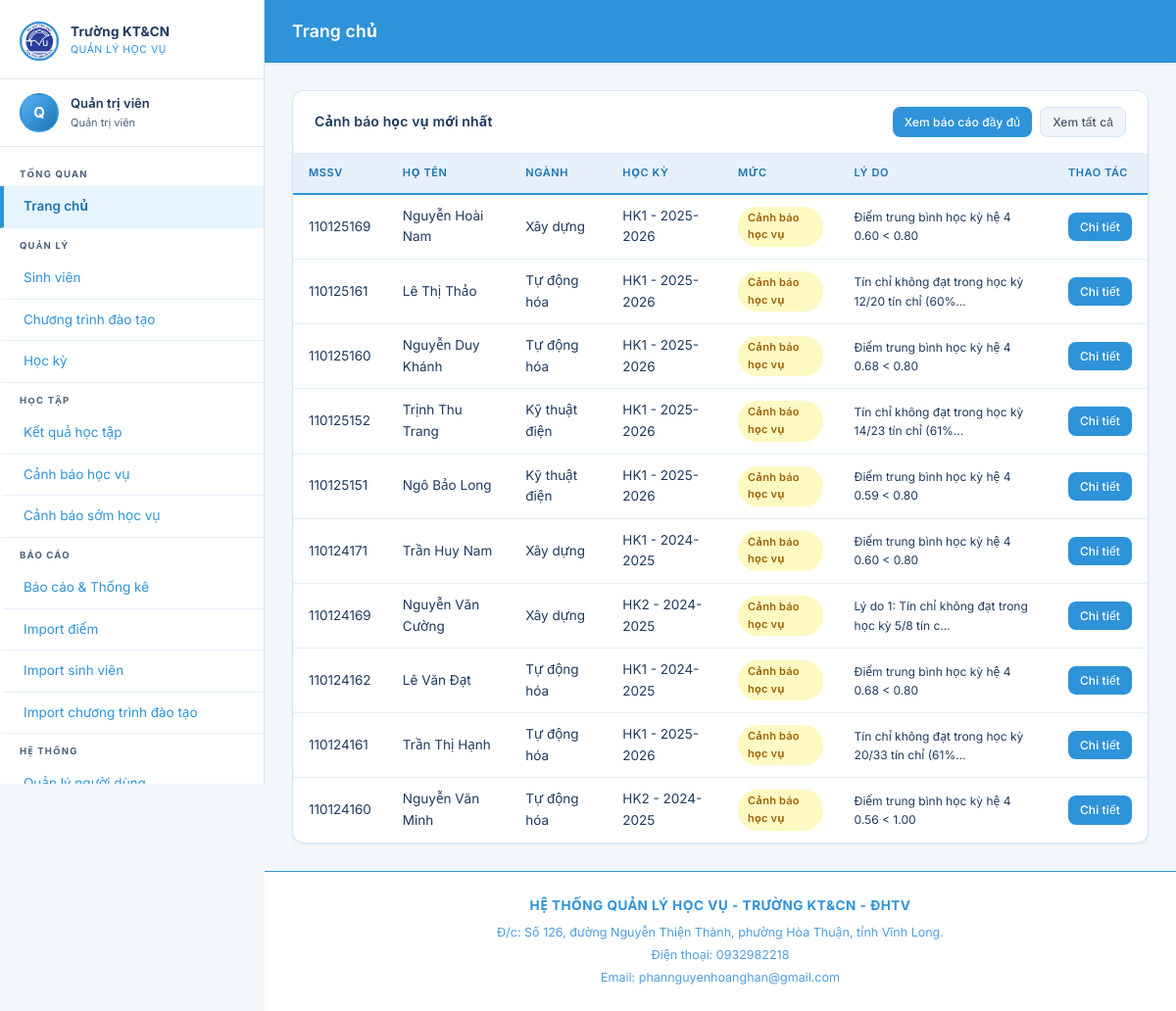
The page /dashboard/ (signed in) on the database as committed earlier.
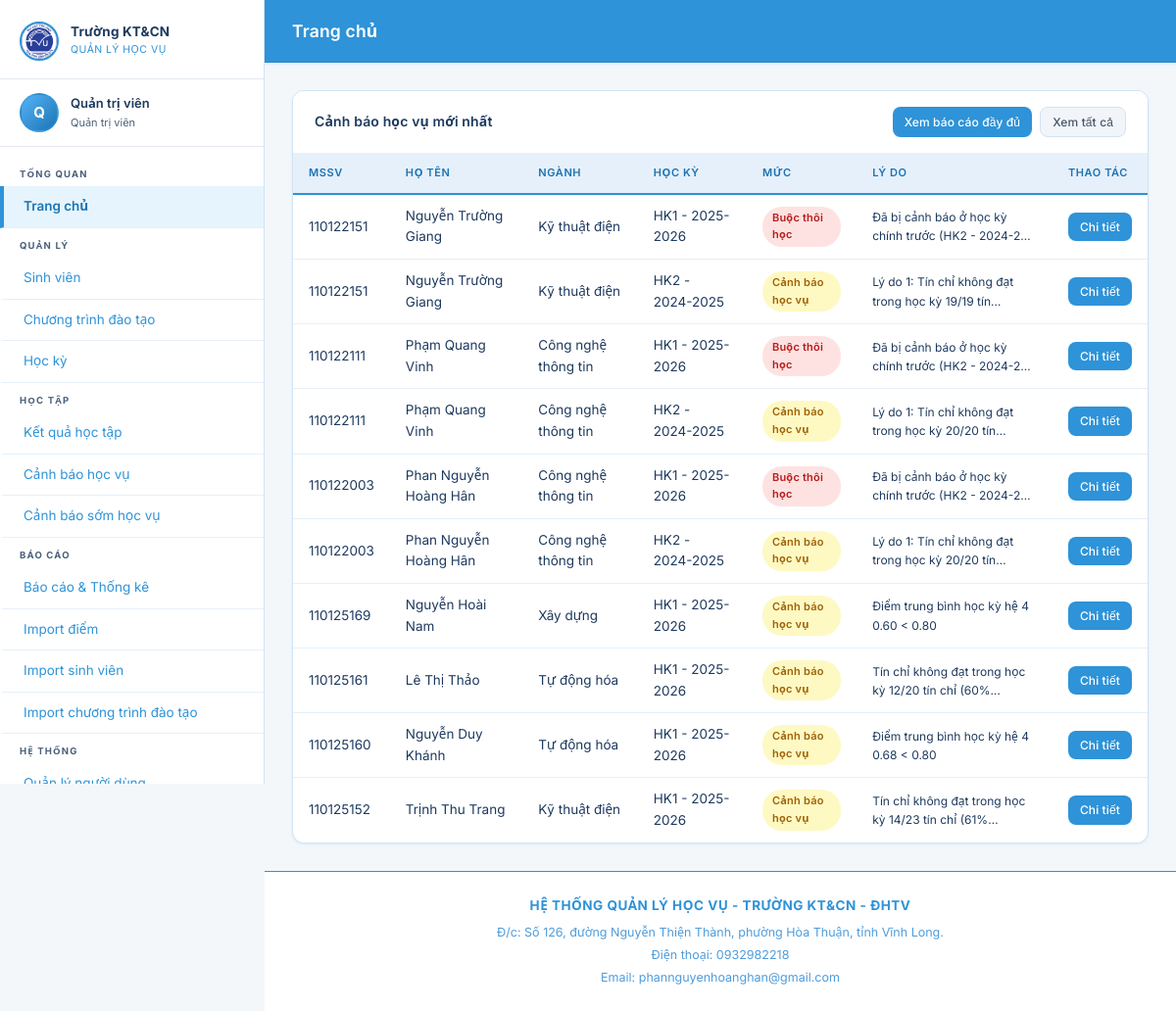
The same page on the database as committed later.
### academic_warnings/models.py (models this page shows, shortened)
class CanhBaoHocVu(models.Model):
    MUC_CHOICES = [
        ('canh_bao', 'Cảnh báo học vụ'),
        ('buoc_thoi_hoc', 'Buộc thôi học'),
    ]
    TRANG_THAI_CHOICES = [
        ('chua_xu_ly', 'Chưa thông báo'),
        ('da_xu_ly', 'Đã thông báo'),
    ]
    sinh_vien = models.ForeignKey(SinhVien, on_delete=models.CASCADE,
                                   related_name='canh_bao', verbose_name='Sinh viên')
    hoc_ky = models.ForeignKey(HocKy, on_delete=models.CASCADE,
                                related_name='canh_bao', verbose_name='Học kỳ')
    muc_canh_bao = models.CharField(max_length=20, choices=MUC_CHOICES, verbose_name='Mức cảnh báo')
    ly_do = models.TextField(verbose_name='Lý do cảnh báo')
    so_lan_canh_bao = models.PositiveSmallIntegerField(default=1, verbose_name='Lần cảnh báo thứ')
    ngay_tao = models.DateTimeField(auto_now_add=True, verbose_name='Ngày tạo')
    trang_thai = models.CharField(max_length=20, choices=TRANG_THAI_CHOICES,
                                   default='chua_xu_ly', verbose_name='Trạng thái')
    ghi_chu = models.TextField(blank=True, verbose_name='Ghi chú xử lý')
    da_an = models.BooleanField(default=False, verbose_name='Đã ẩn khỏi danh sách')
    nguoi_dung_an = models.ManyToManyField(
        settings.AUTH_USER_MODEL,
        blank=True,
        db_table='canhbaohocvu_nguoi_dung_an',
        related_name='canh_bao_da_an',
        verbose_name='Người dùng đã ẩn'
    )
    class Meta:
        db_table = 'canhbaohocvu'
        verbose_name = 'Cảnh báo học vụ'
        verbose_name_plural = 'Cảnh báo học vụ'
        unique_together = ['sinh_vien', 'hoc_ky']
        ordering = ['trang_thai', '-ngay_tao']
    @property
    def mau_canh_bao(self):
        return {'canh_bao': 'warning', 'buoc_thoi_hoc': 'danger'}.get(self.muc_canh_bao, 'secondary')

### students/models.py (models this page shows, shortened)
class SinhVien(models.Model):
    TRANG_THAI_CHOICES = [
        ('dang_hoc', 'Đang học'),
        ('canh_bao', 'Cảnh báo học vụ'),
        ('dinh_chi', 'Đình chỉ'),
        ('tot_nghiep', 'Tốt nghiệp'),
        ('thoi_hoc', 'Thôi học'),
    ]
    user = models.OneToOneField(CustomUser, on_delete=models.SET_NULL, null=True, blank=True,
                                 related_name='sinh_vien', verbose_name='Tài khoản')
    mssv = models.CharField(max_length=20, unique=True, verbose_name='Mã số sinh viên')
    ho_ten = models.CharField(max_length=200, verbose_name='Họ và tên')
    ngay_sinh = models.DateField(null=True, blank=True, verbose_name='Ngày sinh')
    gioi_tinh = models.CharField(max_length=5, choices=[('Nam', 'Nam'), ('Nu', 'Nữ')], blank=True)
    email = models.EmailField(blank=True, verbose_name='Email')
    so_dien_thoai = models.CharField(max_length=15, blank=True, verbose_name='Số điện thoại')
    nganh = models.ForeignKey(Nganh, on_delete=models.SET_NULL, null=True, verbose_name='Ngành')
    khoa = models.CharField(max_length=10, verbose_name='Khóa học', help_text='VD: K2021')
    lop = models.ForeignKey('Lop', on_delete=models.SET_NULL, null=True, blank=True,
                             related_name='sinh_viens', verbose_name='Lớp')
    covan = models.ForeignKey(CustomUser, on_delete=models.SET_NULL, null=True, blank=True,
                               related_name='sinh_vien_phu_trach', verbose_name='Cố vấn học tập',
                               limit_choices_to={'role': 'covan'})
    trang_thai = models.CharField(max_length=20, choices=TRANG_THAI_CHOICES, default='dang_hoc',
                                   verbose_name='Trạng thái')
    ngay_nhap_hoc = models.DateField(null=True, blank=True, verbose_name='Ngày nhập học')
    class Meta:
        db_table = 'sinhvien'
        verbose_name = 'Sinh viên'
        verbose_name_plural = 'Sinh viên'
        ordering = ['mssv']

class Nganh(models.Model):
    ma_nganh = models.CharField(max_length=20, unique=True, verbose_name='Mã ngành')
    ten_nganh = models.CharField(max_length=200, verbose_name='Tên ngành')
    khoa = models.CharField(max_length=200, default='Khoa Công nghệ thông tin', verbose_name='Khoa')
    class Meta:
        db_table = 'nganh'
        verbose_name = 'Ngành học'
        verbose_name_plural = 'Ngành học'

class HocKy(models.Model):
    KY_CHOICES = [('1', 'Học kỳ 1'), ('2', 'Học kỳ 2'), ('3', 'Học kỳ hè')]
    ky = models.CharField(max_length=2, choices=KY_CHOICES, verbose_name='Kỳ học')
    nam_hoc = models.CharField(max_length=10, verbose_name='Năm học', help_text='VD: 2023-2024')
    ngay_bat_dau = models.DateField(null=True, blank=True, verbose_name='Ngày bắt đầu')
    ngay_ket_thuc = models.DateField(null=True, blank=True, verbose_name='Ngày kết thúc')
    la_hien_tai = models.BooleanField(default=False, verbose_name='Học kỳ hiện tại')
    class Meta:
        db_table = 'hocky'
        verbose_name = 'Học kỳ'
        verbose_name_plural = 'Học kỳ'
        unique_together = ['ky', 'nam_hoc']
        ordering = ['-nam_hoc', '-ky']
    def __str__(self):
        return f"HK{self.ky} - {self.nam_hoc}"

### dashboard/views.py (the view)
# urls.py: path('', lambda request: redirect('dashboard:index'), name='home'),
@login_required
def index(request):
    role = request.user.role
    if role == 'sinhvien':
        return dashboard_sinhvien(request)
    elif role == 'covan':
        return dashboard_covan(request)
    elif role in ('giaovu', 'admin'):
        return dashboard_giaovu(request)
    return render(request, 'dashboard/index.html')

### accounts/models.py (called while the page is built)
    @property
    def is_admin(self):
        return self.role == 'admin'

    @property
    def is_giaovu(self):
        return self.role == 'giaovu'

    @property
    def is_sinhvien(self):
        return self.role == 'sinhvien'

### results/utils.py (called while the page is built)
def get_phan_phoi_diem(sinh_vien=None, hoc_ky=None):
    from results.models import KetQuaHocTap
    qs = KetQuaHocTap.objects.filter(diem_tk__isnull=False)
    if sinh_vien:
        qs = qs.filter(sinh_vien=sinh_vien)
    if hoc_ky:
        qs = qs.filter(hoc_ky=hoc_ky)
    phan_phoi = {'A': 0, 'B+': 0, 'B': 0, 'C+': 0, 'C': 0, 'D+': 0, 'D': 0, 'F': 0}
    for kq in qs:
        chu = diem_chu(kq.diem_tk)
        if chu in phan_phoi:
            phan_phoi[chu] += 1
    return phan_phoi

### templates/dashboard/dashboard_giaovu.html (shortened to what this page needs)
{% extends 'base.html' %}
{% block page_title %}Trang chủ{% endblock %}
{% block content %}
<div class="card">
    <div class="card-header">
        <span class="card-title">Cảnh báo học vụ mới nhất</span>
        <div class="d-flex gap-2">
            <a href="{% url 'dashboard:bao_cao' %}" class="btn btn-sm btn-primary">Xem báo cáo đầy đủ</a>
            <a href="{% url 'academic_warnings:canhbao_list' %}" class="btn btn-sm btn-secondary">Xem tất cả</a>
        </div>
    </div>
    <div class="card-body" style="padding:0">
        <table class="data-table">
            <thead><tr><th>MSSV</th><th>Họ tên</th><th>Ngành</th><th>Học kỳ</th><th>Mức</th><th>Lý do</th><th>Thao tác</th></tr></thead>
            <tbody>
            {% for cb in canh_baos_moi %}
            <tr>
                <td>{{ cb.sinh_vien.mssv }}</td>
                <td>{{ cb.sinh_vien.ho_ten }}</td>
                <td>{{ cb.sinh_vien.nganh.ten_nganh|default:'-' }}</td>
                <td>{{ cb.hoc_ky }}</td>
                <td><span class="badge badge-{{ cb.mau_canh_bao }}">{{ cb.get_muc_canh_bao_display }}</span></td>
                <td style="font-size:12px">{{ cb.ly_do|truncatechars:50 }}</td>
                <td><a href="{% url 'academic_warnings:canhbao_detail' cb.pk %}" class="btn btn-sm btn-primary">Chi tiết</a></td>
            </tr>
            {% empty %}
            <tr><td colspan="7" style="text-align:center;color:#94a3b8;padding:24px">Không có cảnh báo mới</td></tr>
            {% endfor %}
            </tbody>
        </table>
    </div>
</div>
{% endblock %}

Rows that differ between the two databases and show on the page:
no longer on this page (row unchanged): CanhBaoHocVu: sinh_vien.mssv "110125151", sinh_vien.ho_ten "Ngô Bảo Long", sinh_vien.nganh.ten_nganh "Kỹ thuật điện", hoc_ky "HK1 - 2025-2026", muc_canh_bao "Cảnh báo học vụ", ly_do "Điểm trung bình học kỳ hệ 4 0.59 < 0.80"
no longer on this page (row unchanged): CanhBaoHocVu: sinh_vien.mssv "110124171", sinh_vien.ho_ten "Trần Huy Nam", sinh_vien.nganh.ten_nganh "Xây dựng", hoc_ky "HK1 - 2024-2025", muc_canh_bao "Cảnh báo học vụ", ly_do "Điểm trung bình học kỳ hệ 4 0.60 < 0.80"
no longer on this page (row unchanged): CanhBaoHocVu: sinh_vien.mssv "110124169", sinh_vien.ho_ten "Nguyễn Văn Cường", sinh_vien.nganh.ten_nganh "Xây dựng", hoc_ky "HK2 - 2024-2025", muc_canh_bao "Cảnh báo học vụ", ly_do "Lý do 1: Tín chỉ không đạt trong học kỳ 5/8 tín c…"
no longer on this page (row unchanged): CanhBaoHocVu: sinh_vien.mssv "110124162", sinh_vien.ho_ten "Lê Văn Đạt", sinh_vien.nganh.ten_nganh "Tự động hóa", hoc_ky "HK1 - 2024-2025", muc_canh_bao "Cảnh báo học vụ", ly_do "Điểm trung bình học kỳ hệ 4 0.68 < 0.80"
no longer on this page (row unchanged): CanhBaoHocVu: sinh_vien.mssv "110124161", sinh_vien.ho_ten "Trần Thị Hạnh", sinh_vien.nganh.ten_nganh "Tự động hóa", hoc_ky "HK1 - 2025-2026", muc_canh_bao "Cảnh báo học vụ", ly_do "Tín chỉ không đạt trong học kỳ 20/33 tín chỉ (61%…"
no longer on this page (row unchanged): CanhBaoHocVu: sinh_vien.mssv "110124160", sinh_vien.ho_ten "Nguyễn Văn Minh", sinh_vien.nganh.ten_nganh "Tự động hóa", hoc_ky "HK2 - 2024-2025", muc_canh_bao "Cảnh báo học vụ", ly_do "Điểm trung bình học kỳ hệ 4 0.56 < 1.00"
added CanhBaoHocVu: sinh_vien.mssv "110122151", sinh_vien.ho_ten "Nguyễn Trường Giang", sinh_vien.nganh.ten_nganh "Kỹ thuật điện", hoc_ky "HK1 - 2025-2026", muc_canh_bao "Buộc thôi học", ly_do "Đã bị cảnh báo ở học kỳ chính trước (HK2 - 2024-2…"
added CanhBaoHocVu: sinh_vien.mssv "110122151", sinh_vien.ho_ten "Nguyễn Trường Giang", sinh_vien.nganh.ten_nganh "Kỹ thuật điện", hoc_ky "HK2 - 2024-2025", muc_canh_bao "Cảnh báo học vụ", ly_do "Lý do 1: Tín chỉ không đạt trong học kỳ 19/19 tín…"
added CanhBaoHocVu: sinh_vien.mssv "110122111", sinh_vien.ho_ten "Phạm Quang Vinh", sinh_vien.nganh.ten_nganh "Công nghệ thông tin", hoc_ky "HK1 - 2025-2026", muc_canh_bao "Buộc thôi học", ly_do "Đã bị cảnh báo ở học kỳ chính trước (HK2 - 2024-2…"
added CanhBaoHocVu: sinh_vien.mssv "110122111", sinh_vien.ho_ten "Phạm Quang Vinh", sinh_vien.nganh.ten_nganh "Công nghệ thông tin", hoc_ky "HK2 - 2024-2025", muc_canh_bao "Cảnh báo học vụ", ly_do "Lý do 1: Tín chỉ không đạt trong học kỳ 20/20 tín…"
added CanhBaoHocVu: sinh_vien.mssv "110122003", sinh_vien.ho_ten "Phan Nguyễn Hoàng Hân", sinh_vien.nganh.ten_nganh "Công nghệ thông tin", hoc_ky "HK1 - 2025-2026", muc_canh_bao "Buộc thôi học", ly_do "Đã bị cảnh báo ở học kỳ chính trước (HK2 - 2024-2…"
added CanhBaoHocVu: sinh_vien.mssv "110122003", sinh_vien.ho_ten "Phan Nguyễn Hoàng Hân", sinh_vien.nganh.ten_nganh "Công nghệ thông tin", hoc_ky "HK2 - 2024-2025", muc_canh_bao "Cảnh báo học vụ", ly_do "Lý do 1: Tín chỉ không đạt trong học kỳ 20/20 tín…"
